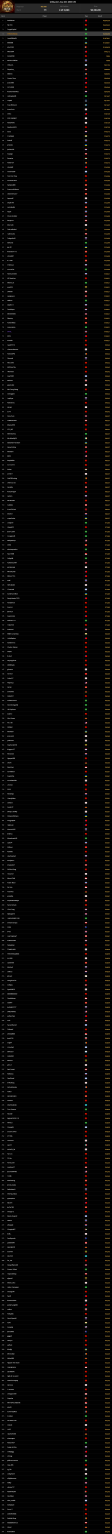
#> input picture GGPoker/imagens/imagem_combinada_0.png, 1000 x 13803 px, found by its file name (shown at 1/9 size); its folder holds only this picture in this run
$ python parametros_imagem.py
#> lines starting #> are read from the running program, lines starting #| are printed output that depends on the picture; after the words box and inside, x2 and y2 are one past the last pixel; in counts of white or black regions, pixels touching at a corner belong together
import cv2
import json
import os
import numpy as np

# Diretório onde as imagens estão localizadas
input_dir = "C:\\HRCStructureRENDER\\GGPoker\\imagens"

# Lista os arquivos na pasta
image_files = [f for f in os.listdir(input_dir) if f.endswith(".png")]

if image_files:
    # Pega o primeiro arquivo de imagem
    first_image_file = image_files[0]

    # Constrói o caminho completo para a primeira imagem
    first_image_path = os.path.join(input_dir, first_image_file)

    # Lê a imagem com o OpenCV e a chama de original_image
    original_image = cv2.imread(first_image_path)
#> original_image is the input picture: shape (13803, 1000, 3); mean B, G, R 5.3, 5.9, 6.8
    image_np = np.array(original_image)

    image_np = cv2.resize(image_np, None, fx=1.5, fy=1.5, interpolation=cv2.INTER_CUBIC)

    tesseract_max_width = 1500  # Limite máximo de largura do Tesseract

    # Verifique se a largura da imagem excede o limite
    if image_np.shape[1] > tesseract_max_width:
        # Calcule o fator de escala
        scale_factor = tesseract_max_width / image_np.shape[1]

        # Redimensione a imagem
        new_width = tesseract_max_width
        new_height = int(image_np.shape[0] * scale_factor)
        image_np = cv2.resize(image_np, (new_width, new_height), interpolation=cv2.INTER_CUBIC)

    # Defina os limites inferior e superior para a cor verde em BGR
    lower_green = np.array([35, 70, 35])  # Limite inferior em BGR (pode ajustar)
    upper_green = np.array([85, 255, 85])  # Limite superior em BGR (pode ajustar)

    # Crie uma máscara para a cor verde
    mask2 = cv2.inRange(image_np, lower_green, upper_green)
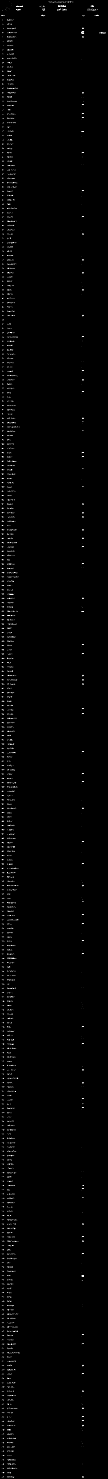
#> mask2: shape (20704, 1500) (shown at 1/14 size); 0.08% white in thin lines or dots

    # Substitua as áreas verdes por preto na imagem original
    image_np[mask2 > 0] = [0, 0, 0]  # Define os pixels correspondentes a verde como preto (0, 0, 0)

    if original_image is not None:
        # A imagem foi lida com sucesso
        # Agora você pode processar a imagem original ou exibi-la, conforme necessário
        pass
    else:
        print("Erro ao ler a imagem.")
else:
    print("Nenhuma imagem .png encontrada na pasta.")

# Função para salvar os parâmetros em um arquivo JSON
def save_parameters(brightness, column_start, binarization_threshold, contrast, selected_areas):
    # Calcular a largura da coluna baseada na largura da imagem original e no início da última coluna
    column_width = image_np.shape[1] - column_start

    parameters = {
        "brightness": brightness,
        "column_start": column_start,
        "column_width": column_width,
        "binarization_threshold": binarization_threshold,
        "contrast": contrast,
        "selected_areas": selected_areas  # Adicionando as áreas selecionadas
    }

    with open("parameters.json", "w") as param_file:
        json.dump(parameters, param_file)

# Função para processar a imagem e ajustar os parâmetros
def process_image():
    brightness = 100.0
    column_start = 0
    binarization_threshold = 50
    contrast = 100.0
    selected_areas = []

    # Ajuste a imagem com base nos parâmetros
    adjusted_image = cv2.convertScaleAbs(image_np, alpha=contrast / 100.0)
    adjusted_image = cv2.convertScaleAbs(adjusted_image, beta=brightness / 100.0 * 255 - 255)
    adjusted_image = adjusted_image[:, column_start:column_start + (image_np.shape[1] - column_start)]

    for area in selected_areas:
        x1, y1 = area[0]
        x2, y2 = area[1]
        x1 -= column_start  # Ajuste a posição horizontal
        x2 -= column_start  # Ajuste a posição horizontal
        adjusted_image = draw_selection(adjusted_image, (x1, y1), (x2, y2))

    image_np1 = cv2.cvtColor(adjusted_image, cv2.COLOR_BGR2GRAY)
    _, binarized_image = cv2.threshold(adjusted_image, binarization_threshold, 255, cv2.THRESH_BINARY)

    # Exibir a imagem processada
    cv2.imshow("Imagem Processada", binarized_image)
    cv2.waitKey(0)
    cv2.destroyAllWindows()

    # Salvar os parâmetros
    save_parameters(brightness, column_start, binarization_threshold, contrast, selected_areas)

# Função para desenhar a seleção na imagem
def draw_selection(image, start, end):
    x1, y1 = start
    x2, y2 = end
    cv2.rectangle(image, (x1, y1), (x2, y2), (0, 0, 0), -1)
    return image

# Processar a imagem
process_image()

$ run again, on GGPoker/imagens/imagem_combinada_4.png
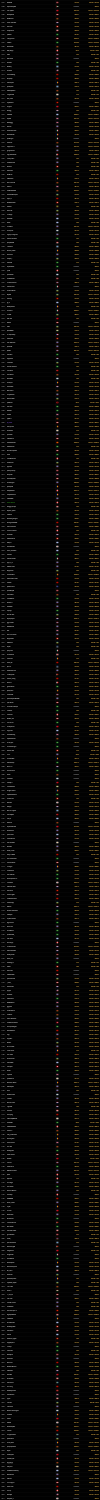
#> input picture GGPoker/imagens/imagem_combinada_4.png, 1000 x 15000 px, found by its file name (shown at 1/10 size)
#> original_image is the input picture: shape (15000, 1000, 3); mean B, G, R 5.8, 7.3, 8.2
#> `mask2 = cv2.inRange(image_np, lower_green, upper_green)`:
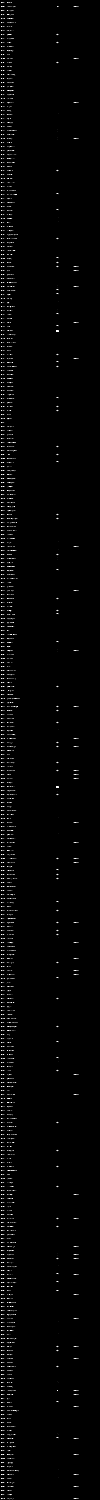
#> mask2: shape (22500, 1500) (shown at 1/15 size); 0.11% white in thin lines or dots, all inside (x1, y1, x2, y2) = (19, 31, 1177, 22488)
